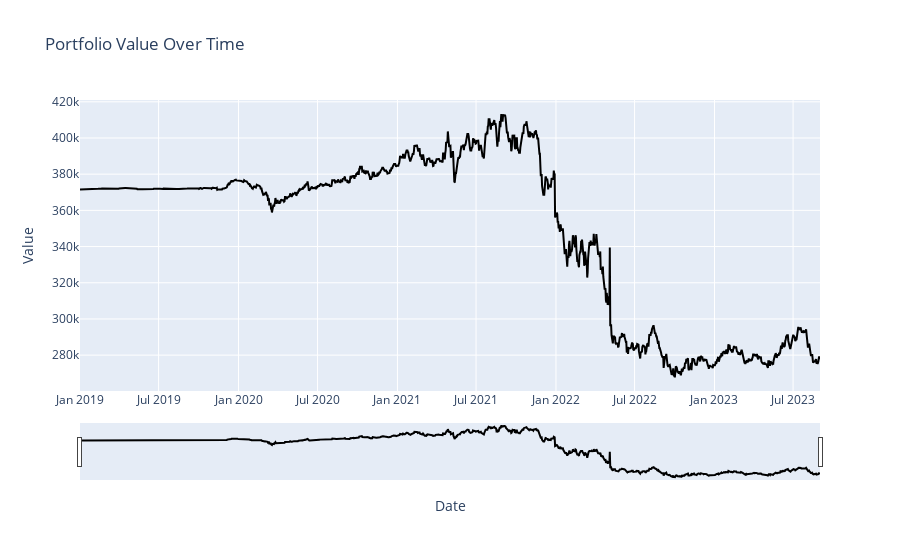

Source (notebook cell):
### Code cell
portfolio_df = pd.read_excel('port.xlsx')
portfolio_df['Value'] = portfolio_df.sum(axis=1)

# Plot the portfolio value over time with plotly
fig = go.Figure()

fig.add_trace(go.Scatter(x=centralized_df.index,
                         y=portfolio_df['Value'],
                         mode='lines',
                         name='Portfolio Value'))

fig.update_layout(title='Portfolio Value Over Time',
                  xaxis_title='Date',
                  yaxis_title='Value',
                  xaxis=dict(rangeslider=dict(visible=True)))

# Change the color to black lines
fig.update_traces(line_color='black')

fig.show()

### Figure 1 — Plotly figure (JSON) as saved in the notebook; plotly's stock layout.template omitted (floating-point values rounded to 4 significant figures; data arrays with more than 128 entries replaced by an {"elided": "..."} marker saying what was removed)
{"data": [{"line": {"color": "black"}, "mode": "lines", "name": "Portfolio Value", "type": "scatter", "x": {"elided": "1705 str values"}, "y": {"elided": "1705 float values"}}], "layout": {"title": {"text": "Portfolio Value Over Time"}, "xaxis": {"rangeslider": {"visible": true}, "title": {"text": "Date"}}, "yaxis": {"title": {"text": "Value"}}}}
